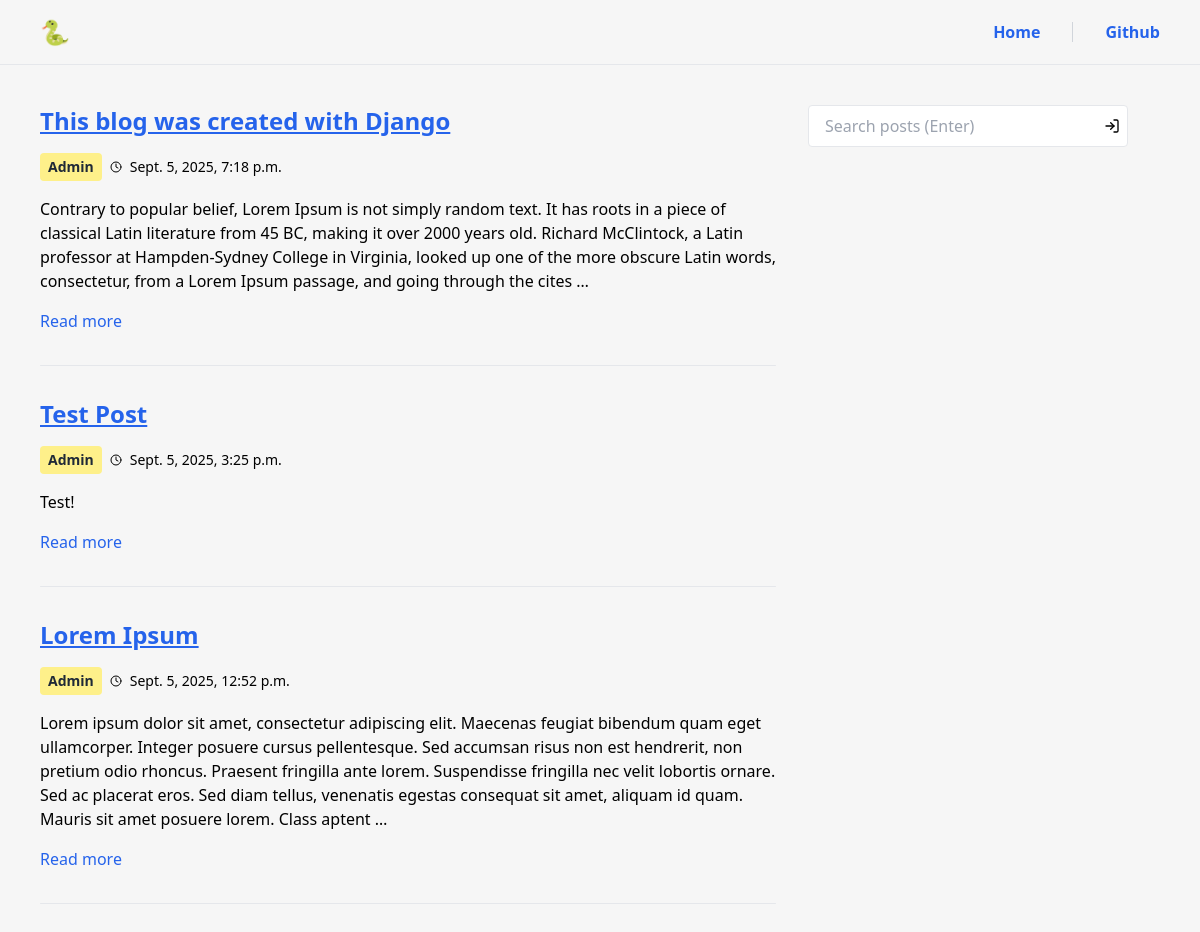
The app's page /, older data.
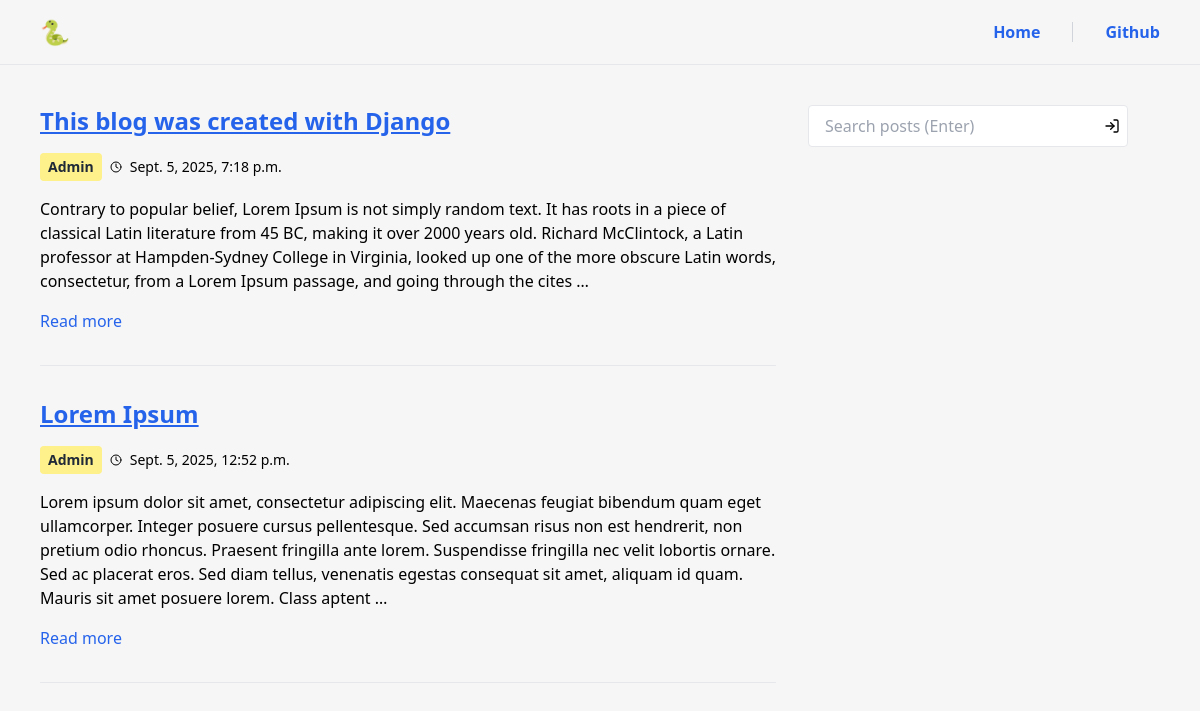
The same page, newer data.
### blog/models.py (models this page shows, shortened)
class Post(models.Model):
    title = models.CharField(max_length=200)
    content = models.TextField()
    created_at = models.DateTimeField(auto_now_add=True)
    author = models.ForeignKey(User, on_delete=models.CASCADE)
    slug = models.SlugField(unique=True, blank=True, null=True)

### blog/views.py (the view)
# urls.py: path('', views.post_list, name='post_list'),
def post_list(request):
    query = request.GET.get('q')
    if query:
        posts = Post.objects.filter(Q(title__icontains=query) | Q(content__icontains=query)).order_by('-created_at')
    else:
        posts = Post.objects.order_by('-created_at') # order posts by newest first
    return render(request, 'blog/post_list.html', {'posts': posts})

### blog/context_processors.py (called while the page is built)
def global_icons(request):
    return {
        'clock_icon': CLOCK_ICON,
        'enter_icon': ENTER_ICON
    }

### blog/templates/blog/post_list.html (shortened to what this page needs)
{% extends "./base.html" %}
{% block header %}
<header class="bg-transparent flex flex-col md:flex-row items-center justify-between px-4 md:px-10 py-4 mb-10 border-b border-gray-200 w-full">
    <div class="flex items-center gap-3 mb-4 md:mb-0">
        <span class="text-2xl"><a href="{% url 'post_list' %}">🐍</a></span>
    </div>
    <nav class="flex items-center gap-4 md:gap-6 overflow-x-auto">
        <a href="{% url 'post_list' %}" class="text-blue-600 hover:text-blue-600 font-semibold">Home</a>
        <a href="https://github.com/tomwls/django_blog" class="text-blue-600 hover:text-blue-600 font-semibold">Github</a>
    </nav>
</header>
{% endblock %}
{% block content %}
<div class="flex flex-col md:flex-row gap-8 w-full">
    <div class="flex-1">
        <div class="space-y-8">
            {% for post in posts %}
                <article>
                    <h2 class="text-2xl font-semibold mb-4">
                        <a href="{% url 'post_detail' slug=post.slug %}" class="text-blue-600 underline">{{ post.title }}</a>
                    </h2>
                    <div class="flex flex-wrap items-center gap-2 mb-4">
                        <p class="inline-block bg-yellow-200 text-gray-800 font-semibold text-sm px-2 py-1 rounded">{{ post.author.username|title }}</p>
                        <span class="inline-block align-middle">{{ clock_icon|safe }}</span>
                        <p class="text-black text-sm">{{ post.created_at }}</p>
                    </div>
                    <p class="text-black mb-4">{{ post.content|truncatewords:60}}</p>
                    <a href="{% url 'post_detail' slug=post.slug %}" class="text-blue-600 hover:underline">Read more</a>
                    <hr class="my-8 border-t border-gray-200 rounded">
                </article>
            {% empty %}
                <p class="text-blue-600 underline font-semibold text-2xl">No posts found.</p>
                <p class="text-gray-800">Try searching for something else.</p>
            {% endfor %}
        </div>
    </div>
    <aside class="w-full md:w-80 order-last md:order-none">
        <section>
            <form method="get" action="{% url 'post_list' %}" class="w-full">
                <div class="relative">
                    <input type="text" name="q" value="{{ query|default:'' }}" placeholder="Search posts (Enter)" class="border border-gray-200 px-4 py-2 w-full focus:outline-none focus:ring-1 focus:ring-gray-200 pr-10 rounded">
                    <span class="absolute inset-y-0 right-2 flex items-center pointer-events-none">
                    </span>
                </div>
            </form>
        </section>
    </aside>
</div>
{% endblock %}

Row changes from the older to the newer data that the page shows:
removed Post: title "Test Post", author.username "Admin", created_at "Sept. 5, 2025, 3:25 p.m.", content "Test!"
